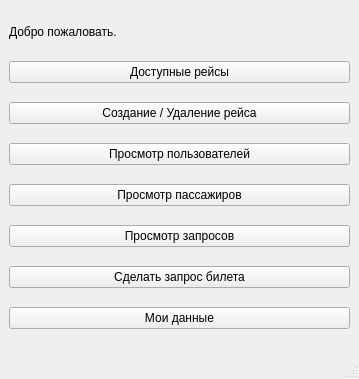
<?xml version="1.0" encoding="UTF-8"?>
<ui version="4.0">
 <class>MainWindow</class>
 <widget class="QMainWindow" name="MainWindow">
  <property name="geometry">
   <rect>
    <x>0</x>
    <y>0</y>
    <width>359</width>
    <height>379</height>
   </rect>
  </property>
  <property name="sizePolicy">
   <sizepolicy hsizetype="Fixed" vsizetype="Fixed">
    <horstretch>0</horstretch>
    <verstretch>0</verstretch>
   </sizepolicy>
  </property>
  <property name="minimumSize">
   <size>
    <width>359</width>
    <height>379</height>
   </size>
  </property>
  <property name="maximumSize">
   <size>
    <width>758</width>
    <height>718</height>
   </size>
  </property>
  <property name="windowTitle">
   <string>MainWindow</string>
  </property>
  <property name="windowIcon">
   <iconset resource="icons.qrc">
    <normaloff>:/new/prefix1/icons1/samolet.jpg</normaloff>:/new/prefix1/icons1/samolet.jpg</iconset>
  </property>
  <widget class="QWidget" name="centralwidget">
   <layout class="QVBoxLayout" name="verticalLayout">
    <item>
     <widget class="QLabel" name="label">
      <property name="enabled">
       <bool>true</bool>
      </property>
      <property name="maximumSize">
       <size>
        <width>400</width>
        <height>20</height>
       </size>
      </property>
      <property name="text">
       <string>Добро пожаловать.</string>
      </property>
     </widget>
    </item>
    <item>
     <widget class="QPushButton" name="viewRoutesButton">
      <property name="text">
       <string>Доступные рейсы</string>
      </property>
      <property name="checkable">
       <bool>false</bool>
      </property>
     </widget>
    </item>
    <item>
     <widget class="QPushButton" name="manageRoutesButton">
      <property name="text">
       <string>Создание / Удаление рейса</string>
      </property>
     </widget>
    </item>
    <item>
     <widget class="QPushButton" name="viewUsersButton">
      <property name="text">
       <string>Просмотр пользователей</string>
      </property>
     </widget>
    </item>
    <item>
     <widget class="QPushButton" name="viewPassesButton">
      <property name="text">
       <string>Просмотр пассажиров</string>
      </property>
     </widget>
    </item>
    <item>
     <widget class="QPushButton" name="viewRequestsButton">
      <property name="text">
       <string>Просмотр запросов</string>
      </property>
     </widget>
    </item>
    <item>
     <widget class="QPushButton" name="makeRequestButton">
      <property name="text">
       <string>Сделать запрос билета</string>
      </property>
     </widget>
    </item>
    <item>
     <widget class="QPushButton" name="myInfoButton">
      <property name="text">
       <string>Мои данные</string>
      </property>
     </widget>
    </item>
   </layout>
  </widget>
  <widget class="QMenuBar" name="menubar">
   <property name="geometry">
    <rect>
     <x>0</x>
     <y>0</y>
     <width>359</width>
     <height>21</height>
    </rect>
   </property>
  </widget>
  <widget class="QStatusBar" name="statusbar"/>
 </widget>
 <resources>
  <include location="icons.qrc"/>
 </resources>
 <connections>
  <connection>
   <sender>viewUsersButton</sender>
   <signal>clicked()</signal>
   <receiver>MainWindow</receiver>
   <slot>viewUsers()</slot>
   <hints>
    <hint type="sourcelabel">
     <x>179</x>
     <y>170</y>
    </hint>
    <hint type="destinationlabel">
     <x>179</x>
     <y>163</y>
    </hint>
   </hints>
  </connection>
  <connection>
   <sender>viewPassesButton</sender>
   <signal>clicked()</signal>
   <receiver>MainWindow</receiver>
   <slot>viewPasses()</slot>
   <hints>
    <hint type="sourcelabel">
     <x>179</x>
     <y>204</y>
    </hint>
    <hint type="destinationlabel">
     <x>179</x>
     <y>189</y>
    </hint>
   </hints>
  </connection>
 </connections>
 <slots>
  <slot>viewUsers()</slot>
  <slot>viewPasses()</slot>
 </slots>
</ui>
